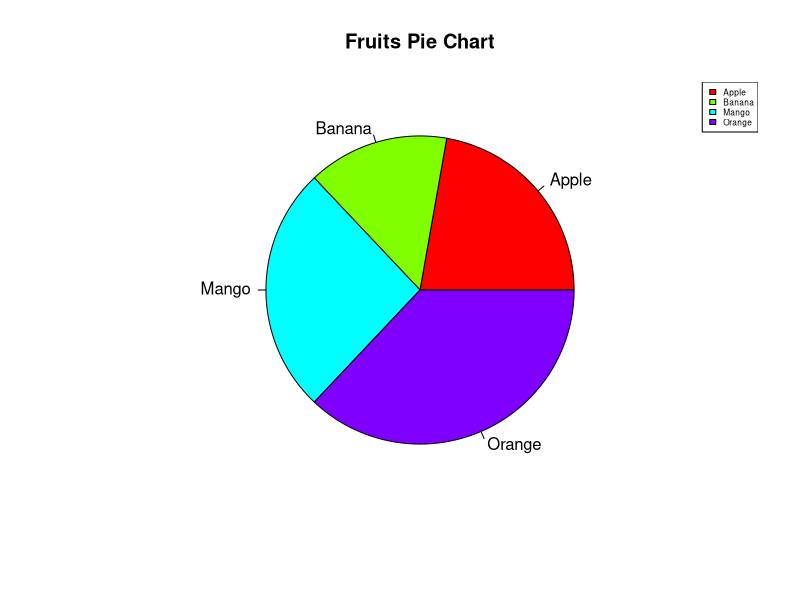
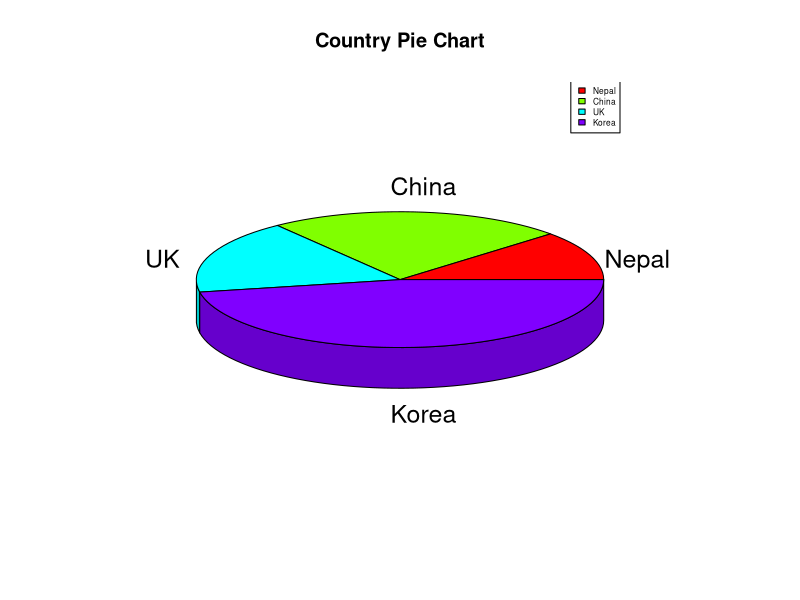
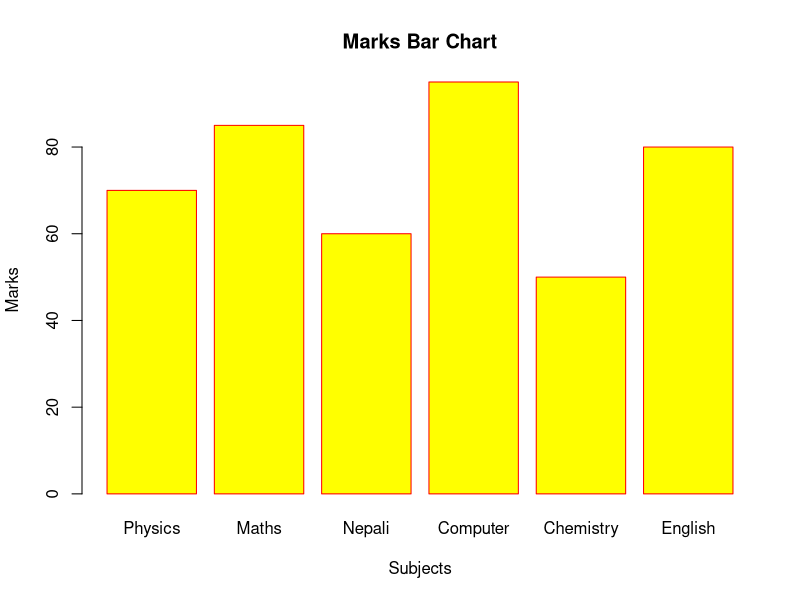
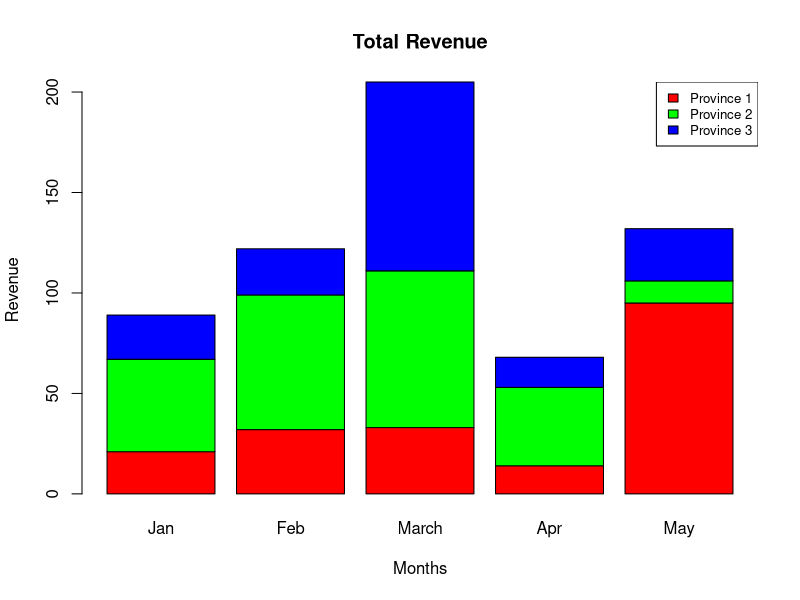
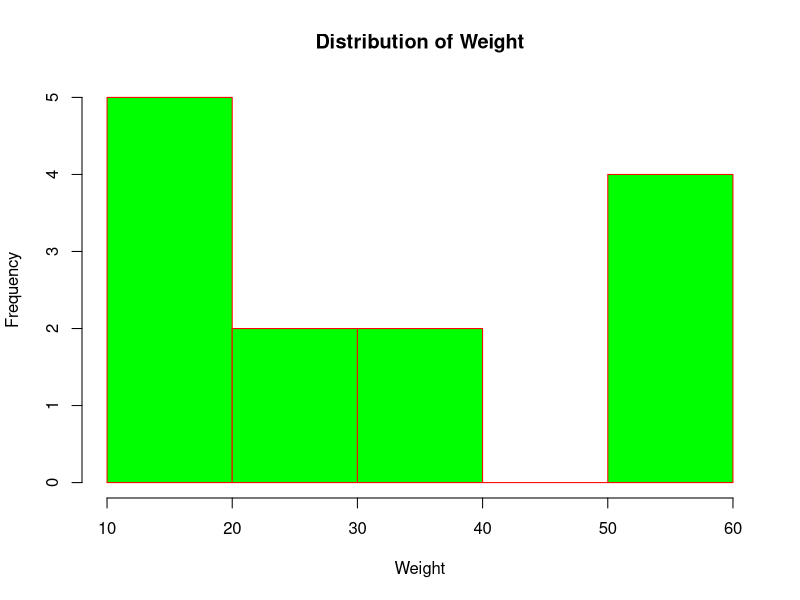
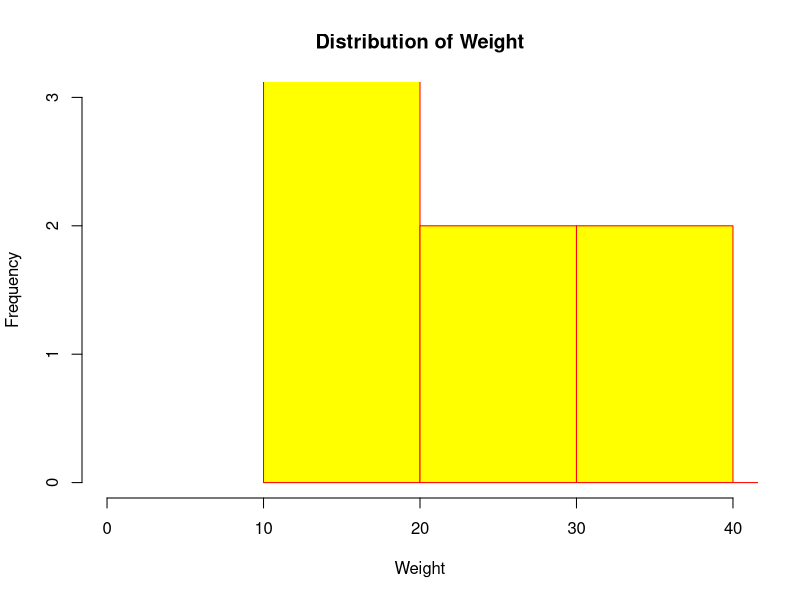

Source code (R) for these figures, in order:
# DATA VISUALIZATION IN R

# 1. PIE CHARTS
# A pie chart is a circular chart divided into slices to illustrate numerical proportions.
# The `pie()` function is used to create a pie chart using positive numeric vectors.

# Basic Pie Chart
x <- c(30, 20, 35, 50)
labels <- c("Apple", "Banana", "Mango", "Orange")
pie(x, labels, main = "Fruits Pie Chart", col = rainbow(length(x)))  # Create pie chart with rainbow colors

# Adding Legend
legend("topright", labels, cex = 0.5, fill = rainbow(length(x)))

# 3D Pie Chart
# To create a 3D pie chart, we use the plotrix package
install.packages("plotrix")  # Install plotrix if not already installed
library(plotrix)  # Load the plotrix library

x1 <- c(50, 100, 75, 200)
labels1 <- c("Nepal", "China", "UK", "Korea")
pie3D(x = x1, labels = labels1, main = "Country Pie Chart", col = rainbow(length(x1)))
legend("topright", labels1, cex = 0.5, fill = rainbow(length(x1)))


# 2. BAR CHARTS
# A bar chart is used to represent categorical data with rectangular bars.
# The height of each bar is proportional to the value it represents.

# Simple Bar Chart
marks <- c(70, 85, 60, 95, 50, 80)
subjects <- c("Physics", "Maths", "Nepali", "Computer", "Chemistry", "English")
barplot(marks, names.arg = subjects, xlab = "Subjects", ylab = "Marks", 
        main = "Marks Bar Chart", col = "yellow", border = "red")

# Grouped Bar Chart (Multiple Bars)
months <- c("Jan", "Feb", "March", "Apr", "May")
regions <- c("Province 1", "Province 2", "Province 3")
val <- matrix(c(21, 32, 33, 14, 95, 
                46, 67, 78, 39, 11, 
                22, 23, 94, 15, 26), 
              nrow = 3, ncol = 5, byrow = TRUE)

barplot(val, names.arg = months, xlab = "Months", ylab = "Revenue", 
        main = "Total Revenue", col = rainbow(length(regions)))
legend("topright", regions, cex = 0.8, fill = rainbow(length(regions)))


# 3. HISTOGRAM
# A histogram displays the frequency distribution of a continuous numeric variable.
# Unlike a bar chart, histograms show data distribution over intervals.

v <- c(12, 24, 16, 38, 21, 13, 55, 17, 39, 10, 60, 59, 58)
hist(v, xlab = "Weight", ylab = "Frequency", 
     main = "Distribution of Weight", col = "green", border = "red")

# Histogram with specified axis limits
hist(v, xlab = "Weight", ylab = "Frequency", 
     main = "Distribution of Weight", col = "yellow", border = "red", 
     xlim = c(0, 40), ylim = c(0, 3))
